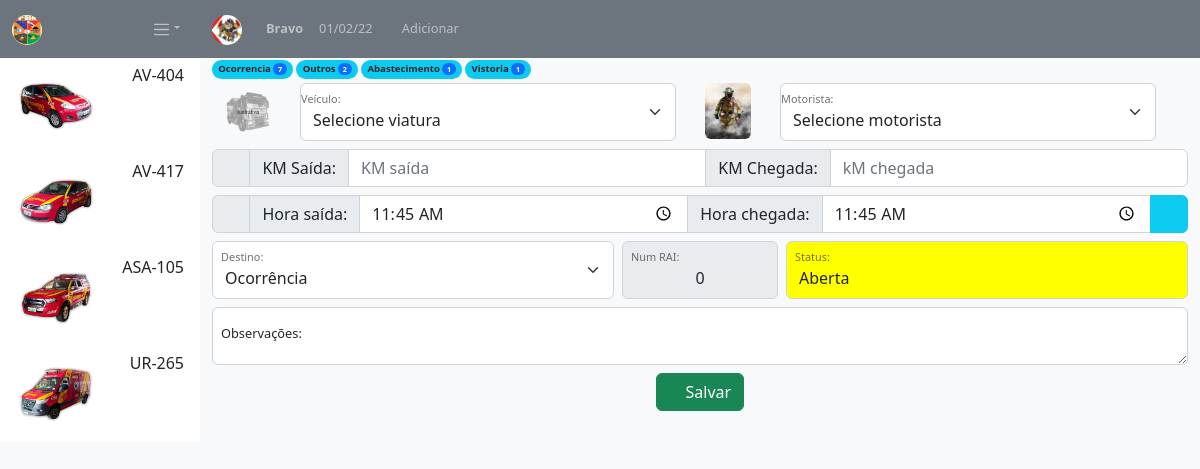
/mapadet/?idmapa=4&acao=ins, run on the app's committed database.
### tables this page shows
CREATE TABLE IF NOT EXISTS `vtr` (
  `vtrid` int(11) NOT NULL AUTO_INCREMENT,
  `vtrpref` varchar(50) DEFAULT NULL,
  `vtrtipo` varchar(50) DEFAULT NULL,
  `vtrmarcamod` varchar(50) DEFAULT NULL,
  `vtrano` varchar(50) DEFAULT NULL,
  `vtrstatus` varchar(50) DEFAULT NULL,
  `vtrimg` varchar(50) DEFAULT 'thumb.png',
  `vtrplaca` varchar(50) DEFAULT NULL,
  `vtrchassi` varchar(50) DEFAULT NULL,
  `vtrrenavan` varchar(50) DEFAULT NULL,
  `vtrcombustivel` varchar(50) DEFAULT NULL,
  `vtrpneu` varchar(50) DEFAULT NULL,
  `vtrodomatual` varchar(50) DEFAULT NULL,
  `vtroutros` varchar(50) DEFAULT NULL,
  `vtrvaloratualtgr` varchar(50) DEFAULT NULL,
  `vtrespecie` varchar(50) DEFAULT NULL,
  `vtrclasse` varchar(50) DEFAULT NULL,
  PRIMARY KEY (`vtrid`)
);

CREATE TABLE IF NOT EXISTS `mapas` (
  `idmapa` int(11) NOT NULL AUTO_INCREMENT,
  `ala` varchar(50) NOT NULL,
  `idofdia` int(11) NOT NULL DEFAULT '0',
  `idchefe` int(11) NOT NULL DEFAULT '0',
  `idtelefonista1` int(11) NOT NULL DEFAULT '0',
  `idtelefonista2` int(11) NOT NULL DEFAULT '0',
  `data` datetime DEFAULT NULL,
  PRIMARY KEY (`idmapa`)
);

### mapadet/form.php (the view, shortened to what this page needs)
<?php
$idvtr = $iddetmp = $vtrtipo = $idpessoa = $nome = $nomeguerra = $grad = $destino = $status = $obs = "";
$horasaida = $horaentr = date('H:i');
$vtrimg = "thumb.png";
$pessoaimg = "thumb.jpg";
$num_rai = 0;
;?>
    <div class="col-sm mt-2">
      <form action='model.php' method='POST' class='row gx-2 gy-2 text-center'>
        <div class="row text-center">
          <div class="form-floating col-sm-1" id="vtr">
            <img src="../veiculos/vtrimg/<?=$vtrimg; ?>" alt="<?=$vtrtipo; ?>" width="52" height='58'>
          </div>
          <div class='col-sm form-floating '>
            <select class='form-select' name='idvtr' onchange='atualizaOdomVtr(this.value); mostrarFotoVtr(this.value)' required>
              <option value=''> Selecione viatura</option>
            </select>
            <label for='idvtr'>Veículo:</label>
          </div>
          <div class="form-floating col-sm-1" id="img">
            <img src="../pessoas/pessoas_img/<?=$pessoaimg?>" class='rounded-2' width='46' height="56" alt="<?=$nomeguerra;?>">
          </div>
          <div class='form-floating col-sm'>
            <select class='form-select' name='pessoa' onchange="mudarFotoMotorista(this.value)" required>
              <option value=''> Selecione motorista</option>
            </select>
            <label for='pessoa' class='form-label'>Motorista:</label>
          </div>
        </div>
          <div class="input-group" id='odomentr'>
            <span class="input-group-text"><i class="fas fa-tachometer-alt"></i></span>
            <span class="input-group-text">KM Saída:</span>
            <input type="number" class="form-control"  name="odomsaida" value="<?=$odomsaida;?>" placeholder="KM saída">
            <span class="input-group-text">KM Chegada:</span>
            <input type="number" class="form-control"  name="odomentr" value="<?=$odomentr;?>" min="<?=$odomsaida;?>" placeholder="kM chegada">
          </div>
          <div class="input-group">
            <span class="input-group-text"><i class='far fa-hourglass'></i></span>
            <span class="input-group-text">Hora saída:</span>
            <input type="time" class="form-control" name="horasaida"  value="<?=$horasaida;?>">
            <span class="input-group-text">Hora chegada:</span>
            <input type="time" id="horaentr" class="form-control"  name="horaentr" value="<?=$horaentr;?>" >
            <button type="button" class="btn btn-info" onclick="atualizaHoraChegada()"><i class='far fa-hourglass'></i></button>
          </div>
          <div class="col-sm form-floating">
            <select class="form-select" name="destino" id="destino" onchange="mostrarCampoNumRai(this.value)"  required>
              <option value="Ocorrencia" <?php if(($destino == 'Ocorrencia') or ($destino == ''))  echo 'selected';?>>Ocorrência</option>
            </select>
            <label for="destino">Destino:</label>
          </div>
          <div class="col-sm-2 form-floating" id="rai">
            <input type='int' class='form-control input-group-text' name='num_rai' value=<?php if($num_rai) echo $num_rai; else echo 0 ;?>>
            <label for='num_rai'>Num RAI:</label>
          </div>
        <div class="col-sm form-floating">
          <select class="form-select" name="status" id="status" onchange="mudaCorStatus(this.value)" required>
            <option value='aberta' <?php if($status == 'aberta') echo 'selected';?>>Aberta</option>
          </select>
          <label for="status">Status:</label>
        </div>
        <div class="form-floating">
          <textarea rows="5" cols="50" class="form-control" name="obs" placeholder="obs"><?=$obs;?></textarea>
          <label for="obs">Observações:</label>
        </div>
        <div class="form-floating">
          <button type="submit" class="btn btn-success"><i class="far fa-thumbs-up"></i> Salvar</button>
        </div>
      </form>
 </div>

### mapadet/index.php (shortened to what this page needs)
<?php
include_once "../templates/header.php";
require_once '../conexao.php';
$idmapa = $_GET['idmapa'];
$sql_detmapa = "SELECT idvtr FROM detmapa WHERE idmapa=$idmapa GROUP BY idvtr ";
$result_detmapa = $conn->query($sql_detmapa);
$row_detmapa = $result_detmapa->fetch_assoc();
if ($result_detmapa->num_rows > 0) {
echo "<div>";
do {
    $idvtr = $row_detmapa['idvtr'];
    $sql = "SELECT vtrid, vtrimg, vtrtipo FROM vtr WHERE vtrid=$idvtr";
    $res = $conn->query($sql);
    $row = $res->fetch_assoc();
      $img =  $row['vtrimg'];
      $tipo = $row['vtrtipo'];
  ;?>
  <div class="list-group list-group-flush">
    <a href='?idmapa=<?=$idmapa;?>&idvtr=<?=$idvtr;?>' class="list-group-item list-group-item-action <?php if(($idvtr == $_GET['idvtr']) OR ($tipo == $_GET['vtrtipo']))  echo 'active';?>" aria-current="true">
      <div class="d-flex justify-content-between">
        <img src='../veiculos/vtrimg/<?=$img;?>' width="80" >
        <h6><?=$tipo;?></h6>
      </div>
    </a>
  </div>
 <?php } while ($row_detmapa = $result_detmapa->fetch_assoc());
  echo "</div>";
};
  echo "</div>";
    $sql = "SELECT * FROM mapas WHERE idmapa = $idmapa";
    $res = $conn->query($sql);
    $row = $res->fetch_assoc();
    switch ($row['ala']) {
      case 'Bravo':
        $alaimg = 'bravo.jpeg';
        break;
    }
?>
<div class="col-sm">
  <div class="row">
    <nav class="navbar navbar-expand-sm navbar-dark bg-secondary">
      <div class="container-fluid">
      <a class="navbar-brand" href="?idmapa=<?=$idmapa;?>">
        <img src="../img/<?=$alaimg;?>" width="30" height="30" class="rounded-circle">
      </a>
        <div class="collapse navbar-collapse" id="mynavbar">
          <ul class="navbar-nav me-auto">
            <li class="nav-item">
              <a class="nav-link" href="?idmapa=<?=$idmapa;?>"><b><?=$row['ala'];?></b></a>
            </li>
            <li class="nav-item">
              <a class="nav-link" href="javascript:void(0)"><?=date('d/m/y', (strtotime($row["data"])));?></a>
            </li>
            <li class="nav-item">
              <a class="nav-link" href="?idmapa=<?=$idmapa;?>&acao=ins"><i class="fas fa-plus-circle"></i> Adicionar</a>
            </li>
          </ul>
        </div>
      </div>
    </nav>
  </div>
  <div class="row">
  <div class="container-fluid mb-1">
    <?php
    $sql_rel = "SELECT destino, count(*) AS qnt  FROM detmapa WHERE idmapa = $idmapa GROUP BY destino ORDER BY qnt DESC";
    $res_rel = $conn->query($sql_rel);
    $row_rel = $res_rel->fetch_assoc();
    if($res_rel->num_rows > 0) {
     do {  $qnt_rel = $row_rel['qnt']; ?>
        <a href="?idmapa=<?=$idmapa;?>&dest=<?=$row_rel['destino'];?>">
          <span class="badge rounded-pill bg-info text-dark"><?=$row_rel['destino'];?> <span class="badge bg-primary"><?=$qnt_rel;?></span></span>
        </a>
    <?php } while ($row_rel = $res_rel->fetch_assoc());
    };
     do {  $qnt_status = $row_status['qnt']; ?>
    <?php } while ($row_rel = $res_rel->fetch_assoc());
  echo "</div></div>";
if($result_detmapa->num_rows > 0) {
echo "<div class='row'>";
      if((!empty($_GET['acao']) && ($_GET['acao'] == 'ins'))) { include_once "form.php" ;};
  echo "</div>";
} else include_once "form.php";
include '../templates/footer.php';?>

### css/index.css (style rules this page uses)
a:hover, a:link, a:visited, a:active { text-decoration: none }

### data on the page
vtr: vtrimg (picture), vtrtipo "AV-404"
vtr: vtrimg (picture), vtrtipo "AV-417"
vtr: vtrimg (picture), vtrtipo "ASA-105"
vtr: vtrimg (picture), vtrtipo "UR-265"
mapas: ala "Bravo", data "01/02/22"

### other printed values
$row_rel['destino'] "Ocorrencia"
$qnt_rel "7"
$row_rel['destino'] "Outros"
$qnt_rel "2"
$row_rel['destino'] "Abastecimento"
$qnt_rel "1"
$row_rel['destino'] "Vistoria"
